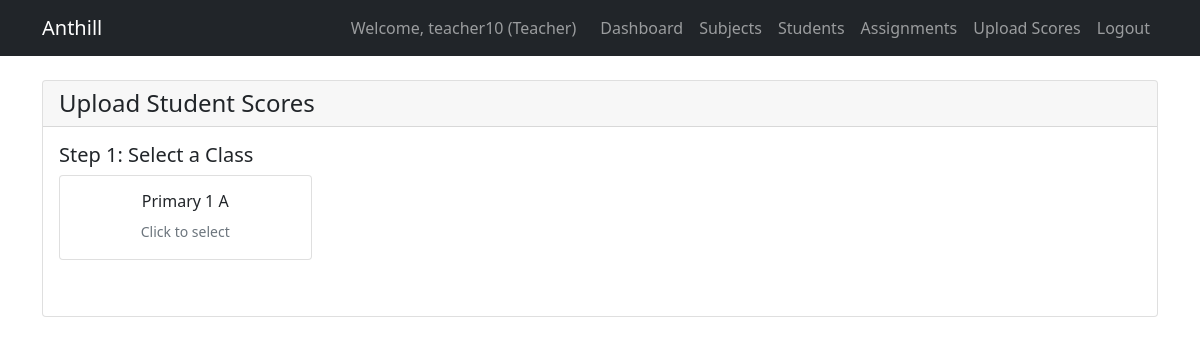
The app's page /academic/upload-scores/ (signed in), older data.
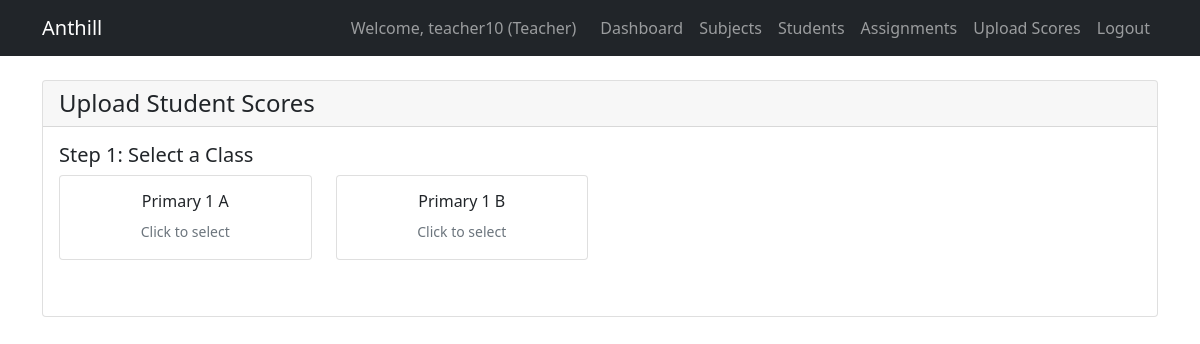
The same page, newer data.
### academic/models.py (models this page shows, shortened)
class ClassLevel(models.Model):
    LEVEL_CHOICES = (
        ('primary_1', 'Primary 1'),
        ('primary_2', 'Primary 2'),
        ('primary_3', 'Primary 3'),
        ('primary_4', 'Primary 4'),
        ('primary_5', 'Primary 5'),
        ('primary_6', 'Primary 6'),
        ('jss_1', 'JSS 1'),
        ('jss_2', 'JSS 2'),
        ('jss_3', 'JSS 3'),
        ('ss_1', 'SS 1'),
        ('ss_2', 'SS 2'),
        ('ss_3', 'SS 3'),
    )
    name = models.CharField(max_length=50)
    level = models.CharField(max_length=20, choices=LEVEL_CHOICES)  # Change to CharField
    description = models.TextField(blank=True)
    school = models.ForeignKey('schools.School', on_delete=models.CASCADE, null=True, related_name='academic_classes')
    class Meta:
        ordering = ['level']
        unique_together = ['name', 'school']

### academic/views.py (the view, shortened to what this page needs)
# urls.py: path('upload-scores/', views.upload_scores, name='upload_scores'),
@login_required
def upload_scores(request):
    try:
        print("=== UPLOAD SCORES - DETAILED DEBUG ===")
        print(f"User: {request.user.username}")
        print(f"User type: {request.user.user_type}")
        teacher = request.user.teacher
        print(f"Teacher: {teacher.user.get_full_name()} (ID: {teacher.id})")
        school = teacher.school
        print(f"School: {school.name} (ID: {school.id})")
        classes = ClassLevel.objects.filter(
            classsubject__teacher=teacher,
            school=school
        ).distinct()
        teacher_subjects = Subject.objects.filter(
            classsubject__teacher=teacher
        ).distinct()
        recent_results = Result.objects.filter(
            recorded_by=teacher
        ).select_related('student__user', 'subject', 'student__class_level').order_by('-date_taken')[:10]
        context = {
            'school': school,
            'classes': classes,
            'teacher_subjects': teacher_subjects,
            'recent_results': recent_results,
        }
        print("=== RENDERING TEMPLATE ===")
        return render(request, 'academic/upload_scores.html', context)
    except Exception as e:
        print(f"=== EXCEPTION in upload_scores ===")
        print(f"Error: {str(e)}")
        import traceback
        print(traceback.format_exc())
        if request.method == 'POST' and request.content_type == 'application/json':
            return JsonResponse({
                'success': False,
                'error': str(e)
            })
        return render(request, 'academic/upload_scores.html', {
            'school': None,
            'classes': [],
            'teacher_subjects': [],
        })

### templates/academic/upload_scores.html (shortened to what this page needs)
{% extends 'base.html' %}
{% block content %}
<div class="container mt-4">
    <div class="row">
        <div class="col-md-12">
            <div class="card">
                <div class="card-header">
                    <h4 class="mb-0">Upload Student Scores</h4>
                </div>
                <div class="card-body">
                    <div id="step1" class="mb-4">
                        <h5>Step 1: Select a Class</h5>
                        <div class="row">
                            {% for class in classes %}
                            <div class="col-md-3 mb-3">
                                <div class="card class-card" data-class-id="{{ class.id }}">
                                    <div class="card-body text-center">
                                        <h6>{{ class.name }}</h6>
                                        <small class="text-muted">Click to select</small>
                                    </div>
                                </div>
                            </div>
                            {% empty %}
                            <div class="col-12">
                                <div class="alert alert-warning">No classes available</div>
                            </div>
                            {% endfor %}
                        </div>
                    </div>
                </div>
            </div>
        </div>
    </div>
</div>
{% endblock %}

Row changes from the older to the newer data that the page shows:
now on this page (row edited): ClassLevel: name "Primary 1 B"
